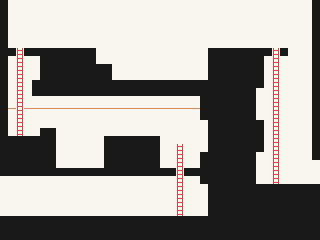

This is a level from a 2D game, rendered from its Tiled map with the project's own tilesets. A one-line summary and the map file follow, with tile-layer data summarised:
An orthogonal 40x30 tile map with 8x8 px tiles, 2 tile layers (BACKGROUND, FOREGROUND), 3 tilesets and 26 objects (3x LADDER, 2x CHANGE_STAGE, ROPE).

<map version="1.0" orientation="orthogonal" renderorder="right-down" width="40" height="30" tilewidth="8" tileheight="8" nextobjectid="42">
 <tileset firstgid="1" source="PLACEHOLDER.tsx" />
 <tileset firstgid="9" source="SEWER.tsx" />
 <tileset firstgid="39" source="PIER.tsx" />
 <layer name="BACKGROUND" width="40" height="30">
  <data>[1200 cells, 1200 non-empty, 1 distinct tile ids]</data>
 </layer>
 <objectgroup name="SOLID">
  <object id="19" x="104" y="136" width="56" height="32" />
  <object id="11" x="0" y="216" width="240" height="24" />
  <object id="28" x="32" y="80" width="224" height="16" />
  <object id="12" x="0" y="168" width="176" height="8" />
  <object id="21" x="40" y="128" width="16" height="8" />
  <object id="32" x="280" y="48" width="8" height="8" />
  <object id="24" x="40" y="56" width="56" height="24" />
  <object id="29" x="208" y="48" width="56" height="40" />
  <object id="14" x="200" y="152" width="56" height="32" />
  <object id="22" x="0" y="0" width="8" height="136" />
  <object id="23" x="0" y="48" width="16" height="8" />
  <object id="18" x="200" y="96" width="56" height="24" />
  <object id="34" x="312" y="0" width="8" height="160" />
  <object id="13" x="184" y="168" width="24" height="8" />
  <object id="26" x="24" y="48" width="72" height="8" />
  <object id="20" x="0" y="136" width="56" height="32" />
  <object id="31" x="256" y="48" width="16" height="8" />
  <object id="17" x="208" y="120" width="56" height="32" />
  <object id="25" x="80" y="64" width="32" height="16" />
  <object id="35" x="208" y="184" width="112" height="56" />
 </objectgroup>
 <layer name="FOREGROUND" width="40" height="30">
  <data>[1200 cells, 554 non-empty, 3 distinct tile ids]</data>
 </layer>
 <objectgroup name="OBJECTS">
  <object id="36" name="LADDER" x="16" y="48" height="88" />
  <object id="37" name="LADDER" x="176" y="144" height="72" />
  <object id="38" name="LADDER" x="272" y="48" height="136" />
  <object id="39" name="ROPE" x="40" y="104" width="160" height="8" />
  <object id="40" name="CHANGE_STAGE" x="-8" y="176" width="8" height="40">
   <properties>
    <property name="CONTINUOUS" value="True" />
    <property name="LINK" value="pier_02.tmx" />
   </properties>
  </object>
  <object id="41" name="CHANGE_STAGE" x="320" y="160" width="8" height="24">
   <properties>
    <property name="CONTINUOUS" value="True" />
    <property name="LINK" value="pier_05.tmx" />
   </properties>
  </object>
 </objectgroup>
</map>
